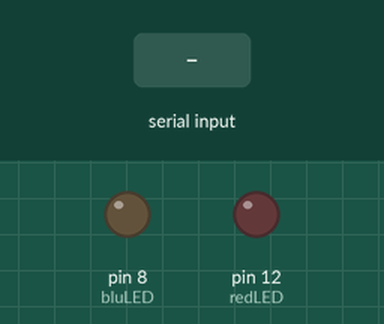
Bench run of a sketch on a simulated Arduino Uno, built with avr-gcc and run on an emulated ATmega328P. Parts: output pins drawn as LEDs (lit = HIGH). The inputs (shaded band) are chosen by the test bench. What the sketch prints to the serial monitor is not drawn.

Above: at 1.2 s.
1.3 s: "1" received over Serial
At 2.3 s:
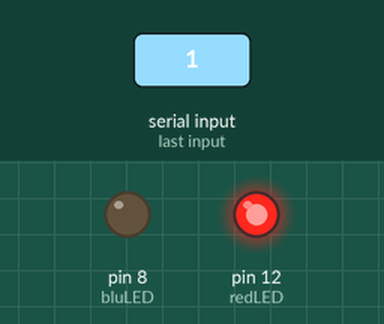
2.8 s: "3" received over Serial
At 3.5 s:
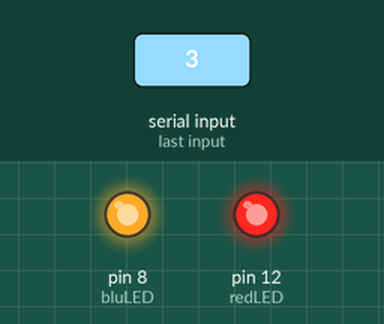
4.3 s: "2" received over Serial
At 4.6 s:
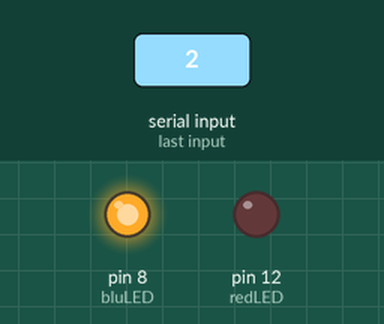
Timing chart, 0 to 7.3 s (numbered marks = the images above; inputs shaded):
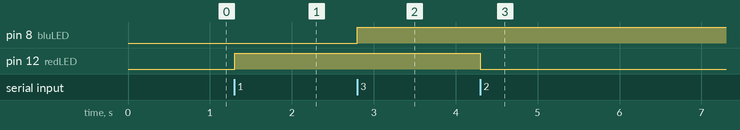

The sketch:

simple_light_v2.3.ino
```cpp
//
// Code to turn light on/off from recevied serial commands
//

int redLED = 12;
int bluLED = 8;


int currentByte;  // variable to store incoming serial data
String content;

void setup() {
  Serial.begin(115200);
  pinMode(redLED, OUTPUT);
  pinMode(bluLED, OUTPUT);
}

void loop() {
  //on(bluLED);
  //delay(100);
  //off(bluLED);
  //on(redLED);
  //delay(200);
  //off(redLED);
  if (Serial.available()>0){          // send data only if you receive data
    currentByte = Serial.read();      // read the incoming byte


    /*
    // Testing Serial.read v. Serial.write
    // read returns the byte sent as an int
    // write returns the actual msg
    Serial.println();
    Serial.write(currentByte);

    // read the serial data as a string, do something depending on what topic is present
    content = Serial.readStringUntil('\n');
    Serial.print(content);
    if (content.indexOf("red") >= 0){
      Serial.println();
      Serial.println("OKAY");
    }
    */


    //Serial.print("data received: ");
    //Serial.println(currentByte);

    if (currentByte == 49){           // keypress 1
      on(redLED);
      //Serial.println();
      Serial.print("/red/on");
    }

    if (currentByte == 50){           // keypress 2
      off(redLED);
      //Serial.println();
      Serial.print("/red/off");
    }

    if (currentByte == 51){           // keypress 3
      on(bluLED);
      //Serial.println();
      Serial.print("/blue/on");
    }

    if (currentByte == 52){           // keypress 3
      off(bluLED);
      //Serial.println();
      Serial.print("/blue/off");
    }
  }
}

// My functions
// Light On
void on(int pinName){
  digitalWrite(pinName, HIGH);
}
// Light Off
void off(int pinName){
  digitalWrite(pinName, LOW);
}
// Check for topic
//void checkTopic(
```

Measured:
- after the input at 1.3 s, pin 12 (redLED): LOW → HIGH at once
- after the input at 2.8 s, pin 8 (bluLED): LOW → HIGH at once
- after the input at 4.3 s, pin 12 (redLED): HIGH → LOW at once
